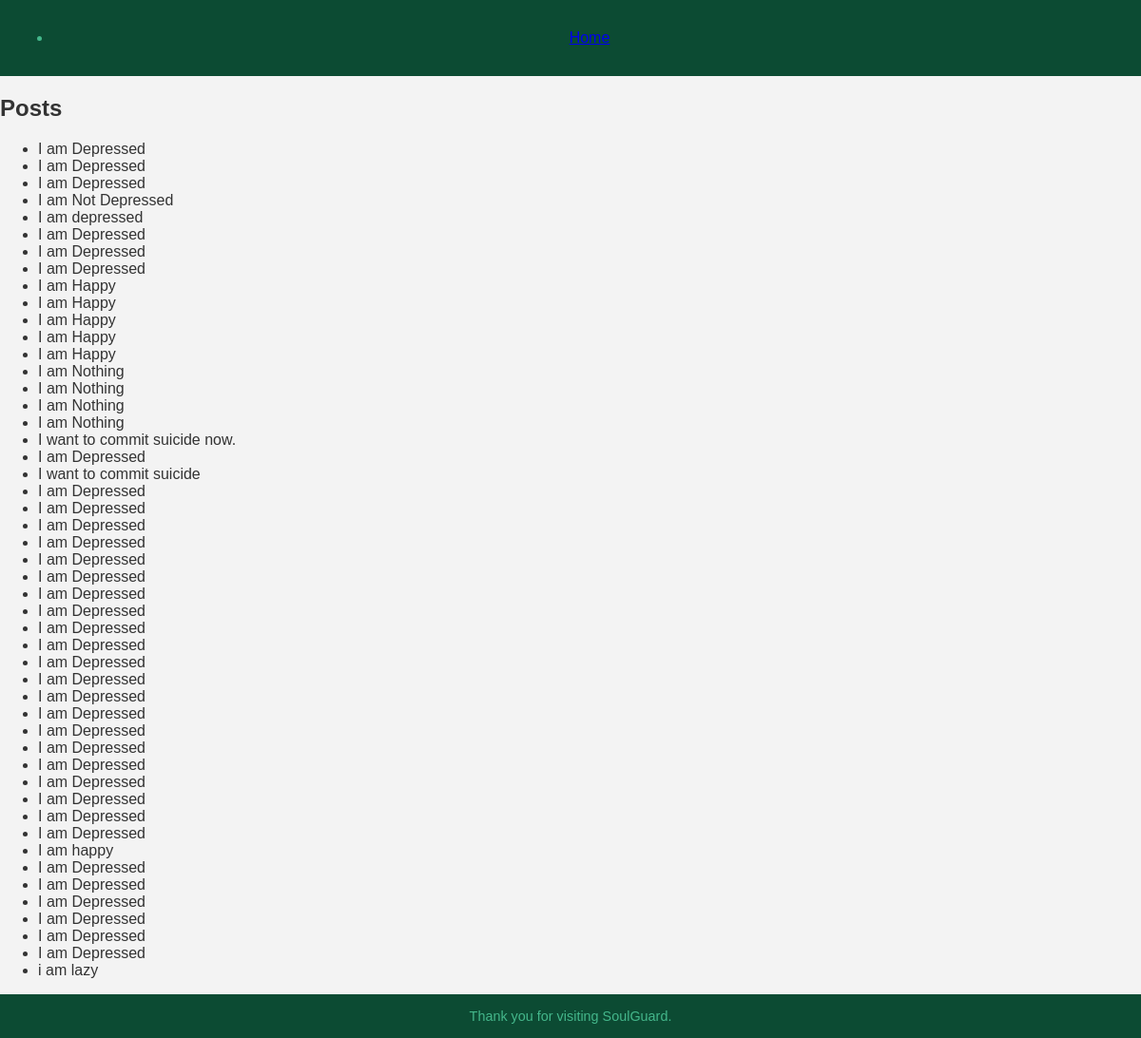
The page /myapp/post_list/ on the database as committed earlier.
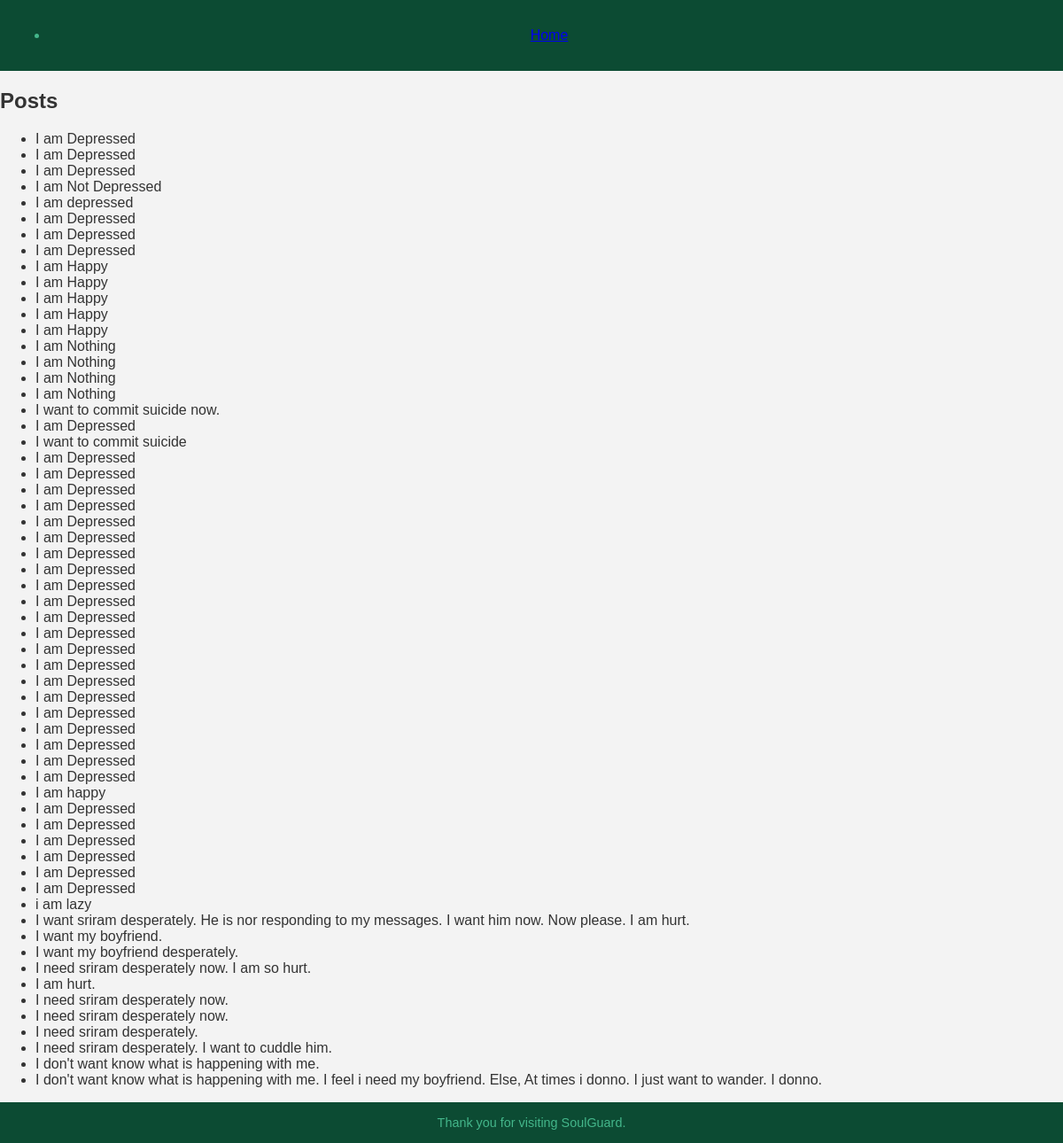
The same page on the database as committed later.
### myapp/models.py (models this page shows)
class Post(models.Model):
    user = models.ForeignKey(User, on_delete=models.CASCADE)
    content = models.TextField()

### myapp/views.py (the view)
# urls.py: path('post_list/', post_list, name='post_list'),
def post_list(request):
    posts = Post.objects.all()  # Fetch all posts from the database
    return render(request, 'myapp/post_list.html', {'posts': posts})

### myapp/Templates/myapp/post_list.html
{% extends 'myapp/base.html' %}
{% block content %}
<h2>Posts</h2>
<ul>
    {% for post in posts %}
    <li>{{ post.content }}</li>
    {% endfor %}
</ul>
{% endblock %}

Rows that differ between the two databases and show on the page:
added Post: content "I want sriram desperately. He is nor responding to my messages. I want him now. Now please. I am hurt."
added Post: content "I want my boyfriend."
added Post: content "I want my boyfriend desperately."
added Post: content "I need sriram desperately now. I am so hurt."
added Post: content "I am hurt."
added Post: content "I need sriram desperately now."
added Post: content "I need sriram desperately now."
added Post: content "I need sriram desperately."
added Post: content "I need sriram desperately. I want to cuddle him."
added Post: content "I don't want know what is happening with me."
added Post: content "I don't want know what is happening with me. I feel i need my boyfriend. Else, At times i donno. I just want to wander. I donno."
